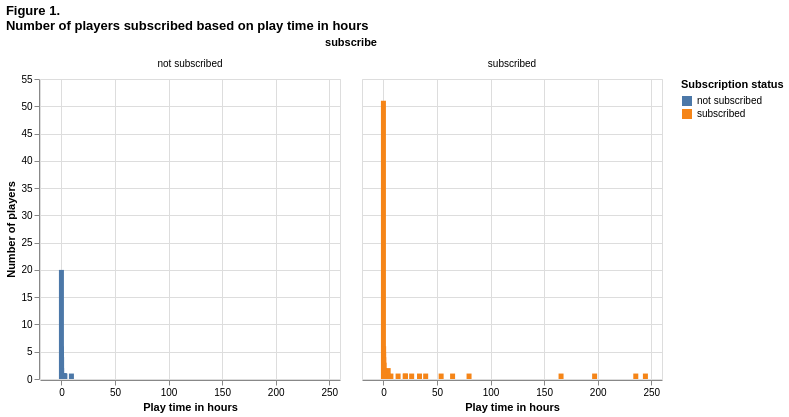

The cell this chart's notebook holds for it:
### Code cell
players_plot = alt.Chart(players_data_tidy).mark_bar().encode(
    x=alt.X("played_hours").title("Play time in hours"),
    y=alt.Y("count()").title("Number of players"),
    color = alt.Color("subscribe").title("Subscription status"),
).facet(
    "subscribe:N",
    columns = 2,
    title = ("Figure 1.", "Number of players subscribed based on play time in hours")
)

players_plot

### Figure 1 — Vega specification as saved in the notebook (floating-point values rounded to 4 significant figures)
{"$schema": "https://vega.github.io/schema/vega/v5.json", "data": [{"name": "source_0", "values": [{"played_hours": 33.65, "subscribe": "subscribed", "__count": 1, "__count_start": 0.0, "__count_end": 1.0}, {"played_hours": 4.25, "subscribe": "subscribed", "__count": 1, "__count_start": 0.0, "__count_end": 1.0}, {"played_hours": 0.08333, "subscribe": "not subscribed", "__count": 6, "__count_start": 0.0, "__count_end": 6.0}, {"played_hours": 0.8333, "subscribe": "subscribed", "__count": 2, "__count_start": 0.0, "__count_end": 2.0}, {"played_hours": 0.15, "subscribe": "subscribed", "__count": 5, "__count_start": 0.0, "__count_end": 5.0}, {"played_hours": 0.0, "subscribe": "subscribed", "__count": 51, "__count_start": 0.0, "__count_end": 51.0}, {"played_hours": 0.2167, "subscribe": "subscribed", "__count": 4, "__count_start": 0.0, "__count_end": 4.0}, {"played_hours": 1.917, "subscribe": "subscribed", "__count": 1, "__count_start": 0.0, "__count_end": 1.0}, {"played_hours": 1.683, "subscribe": "subscribed", "__count": 1, "__count_start": 0.0, "__count_end": 1.0}, {"played_hours": 0.2, "subscribe": "subscribed", "__count": 1, "__count_start": 0.0, "__count_end": 1.0}, {"played_hours": 0.0, "subscribe": "not subscribed", "__count": 20, "__count_start": 0.0, "__count_end": 20.0}, {"played_hours": 53.87, "subscribe": "subscribed", "__count": 1, "__count_start": 0.0, "__count_end": 1.0}, {"played_hours": 0.7167, "subscribe": "subscribed", "__count": 1, "__count_start": 0.0, "__count_end": 1.0}, {"played_hours": 0.7667, "subscribe": "subscribed", "__count": 1, "__count_start": 0.0, "__count_end": 1.0}, {"played_hours": 0.4167, "subscribe": "subscribed", "__count": 1, "__count_start": 0.0, "__count_end": 1.0}, {"played_hours": 0.2, "subscribe": "not subscribed", "__count": 1, "__count_start": 0.0, "__count_end": 1.0}, {"played_hours": 1.233, "subscribe": "subscribed", "__count": 1, "__count_start": 0.0, "__count_end": 1.0}, {"played_hours": 0.7167, "subscribe": "subscribed", "__count": 1, "__count_start": 0.0, "__count_end": 1.0}, {"played_hours": 2.017, "subscribe": "subscribed", "__count": 1, "__count_start": 0.0, "__count_end": 1.0}, {"played_hours": 0.1667, "subscribe": "not subscribed", "__count": 4, "__count_start": 0.0, "__count_end": 4.0}, {"played_hours": 0.1333, "subscribe": "subscribed", "__count": 3, "__count_start": 0.0, "__count_end": 3.0}, {"played_hours": 0.7667, "subscribe": "subscribed", "__count": 1, "__count_start": 0.0, "__count_end": 1.0}, {"played_hours": 0.55, "subscribe": "subscribed", "__count": 3, "__count_start": 0.0, "__count_end": 3.0}, {"played_hours": 1.967, "subscribe": "not subscribed", "__count": 1, "__count_start": 0.0, "__count_end": 1.0}, {"played_hours": 1.0, "subscribe": "subscribed", "__count": 1, "__count_start": 0.0, "__count_end": 1.0}, {"played_hours": 6.967, "subscribe": "subscribed", "__count": 1, "__count_start": 0.0, "__count_end": 1.0}, {"played_hours": 0.1833, "subscribe": "subscribed", "__count": 6, "__count_start": 0.0, "__count_end": 6.0}, {"played_hours": 0.4, "subscribe": "subscribed", "__count": 1, "__count_start": 0.0, "__count_end": 1.0}, {"played_hours": 2.45, "subscribe": "subscribed", "__count": 1, "__count_start": 0.0, "__count_end": 1.0}, {"played_hours": 0.1667, "subscribe": "subscribed", "__count": 2, "__count_start": 0.0, "__count_end": 2.0}, {"played_hours": 13.68, "subscribe": "subscribed", "__count": 1, "__count_start": 0.0, "__count_end": 1.0}, {"played_hours": 0.5833, "subscribe": "subscribed", "__count": 1, "__count_start": 0.0, "__count_end": 1.0}, {"played_hours": 0.6833, "subscribe": "subscribed", "__count": 2, "__count_start": 0.0, "__count_end": 2.0}, {"played_hours": 235.5, "subscribe": "subscribed", "__count": 1, "__count_start": 0.0, "__count_end": 1.0}, {"played_hours": 0.95, "subscribe": "not subscribed", "__count": 1, "__count_start": 0.0, "__count_end": 1.0}, {"played_hours": 0.2667, "subscribe": "subscribed", "__count": 2, "__count_start": 0.0, "__count_end": 2.0}, {"played_hours": 3.217, "subscribe": "subscribed", "__count": 1, "__count_start": 0.0, "__count_end": 1.0}, {"played_hours": 4.433, "subscribe": "subscribed", "__count": 2, "__count_start": 0.0, "__count_end": 2.0}, {"played_hours": 0.35, "subscribe": "subscribed", "__count": 1, "__count_start": 0.0, "__count_end": 1.0}, {"played_hours": 1.767, "subscribe": "subscribed", "__count": 1, "__count_start": 0.0, "__count_end": 1.0}, {"played_hours": 1.167, "subscribe": "subscribed", "__count": 2, "__count_start": 0.0, "__count_end": 2.0}, {"played_hours": 0.1167, "subscribe": "subscribed", "__count": 4, "__count_start": 0.0, "__count_end": 4.0}, {"played_hours": 0.25, "subscribe": "not subscribed", "__count": 1, "__count_start": 0.0, "__count_end": 1.0}, {"played_hours": 20.28, "subscribe": "subscribed", "__count": 1, "__count_start": 0.0, "__count_end": 1.0}, {"played_hours": 0.3333, "subscribe": "subscribed", "__count": 1, "__count_start": 0.0, "__count_end": 1.0}, {"played_hours": 64.55, "subscribe": "subscribed", "__count": 1, "__count_start": 0.0, "__count_end": 1.0}, {"played_hours": 244.5, "subscribe": "subscribed", "__count": 1, "__count_start": 0.0, "__count_end": 1.0}, {"played_hours": 0.6167, "subscribe": "subscribed", "__count": 1, "__count_start": 0.0, "__count_end": 1.0}, {"played_hours": 3.467, "subscribe": "subscribed", "__count": 1, "__count_start": 0.0, "__count_end": 1.0}, {"played_hours": 0.1, "subscribe": "subscribed", "__count": 2, "__count_start": 0.0, "__count_end": 2.0}, {"played_hours": 1.133, "subscribe": "subscribed", "__count": 1, "__count_start": 0.0, "__count_end": 1.0}, {"played_hours": 0.3, "subscribe": "not subscribed", "__count": 1, "__count_start": 0.0, "__count_end": 1.0}, {"played_hours": 165.8, "subscribe": "subscribed", "__count": 1, "__count_start": 0.0, "__count_end": 1.0}, {"played_hours": 1.333, "subscribe": "subscribed", "__count": 1, "__count_start": 0.0, "__count_end": 1.0}, {"played_hours": 0.2333, "subscribe": "subscribed", "__count": 2, "__count_start": 0.0, "__count_end": 2.0}, {"played_hours": 0.8833, "subscribe": "subscribed", "__count": 1, "__count_start": 0.0, "__count_end": 1.0}, {"played_hours": 0.2333, "subscribe": "not subscribed", "__count": 1, "__count_start": 0.0, "__count_end": 1.0}, {"played_hours": 0.5667, "subscribe": "subscribed", "__count": 1, "__count_start": 0.0, "__count_end": 1.0}, {"played_hours": 2.8, "subscribe": "subscribed", "__count": 1, "__count_start": 0.0, "__count_end": 1.0}, {"played_hours": 3.067, "subscribe": "not subscribed", "__count": 1, "__count_start": 0.0, "__count_end": 1.0}, {"played_hours": 0.4333, "subscribe": "subscribed", "__count": 1, "__count_start": 0.0, "__count_end": 1.0}, {"played_hours": 0.1833, "subscribe": "not subscribed", "__count": 2, "__count_start": 0.0, "__count_end": 2.0}, {"played_hours": 9.333, "subscribe": "not subscribed", "__count": 1, "__count_start": 0.0, "__count_end": 1.0}, {"played_hours": 0.08333, "subscribe": "subscribed", "__count": 3, "__count_start": 0.0, "__count_end": 3.0}, {"played_hours": 20.58, "subscribe": "subscribed", "__count": 1, "__count_start": 0.0, "__count_end": 1.0}, {"played_hours": 0.8167, "subscribe": "subscribed", "__count": 1, "__count_start": 0.0, "__count_end": 1.0}, {"played_hours": 79.92, "subscribe": "subscribed", "__count": 1, "__count_start": 0.0, "__count_end": 1.0}, {"played_hours": 1.2, "subscribe": "subscribed", "__count": 1, "__count_start": 0.0, "__count_end": 1.0}, {"played_hours": 0.1, "subscribe": "not subscribed", "__count": 1, "__count_start": 0.0, "__count_end": 1.0}, {"played_hours": 1.1, "subscribe": "subscribed", "__count": 1, "__count_start": 0.0, "__count_end": 1.0}, {"played_hours": 26.35, "subscribe": "subscribed", "__count": 1, "__count_start": 0.0, "__count_end": 1.0}, {"played_hours": 0.1167, "subscribe": "not subscribed", "__count": 1, "__count_start": 0.0, "__count_end": 1.0}, {"played_hours": 0.3, "subscribe": "subscribed", "__count": 1, "__count_start": 0.0, "__count_end": 1.0}, {"played_hours": 1.433, "subscribe": "subscribed", "__count": 1, "__count_start": 0.0, "__count_end": 1.0}, {"played_hours": 197.1, "subscribe": "subscribed", "__count": 1, "__count_start": 0.0, "__count_end": 1.0}, {"played_hours": 0.5333, "subscribe": "subscribed", "__count": 1, "__count_start": 0.0, "__count_end": 1.0}, {"played_hours": 1.2, "subscribe": "not subscribed", "__count": 1, "__count_start": 0.0, "__count_end": 1.0}, {"played_hours": 0.9833, "subscribe": "not subscribed", "__count": 1, "__count_start": 0.0, "__count_end": 1.0}, {"played_hours": 0.5, "subscribe": "not subscribed", "__count": 1, "__count_start": 0.0, "__count_end": 1.0}, {"played_hours": 1.933, "subscribe": "not subscribed", "__count": 1, "__count_start": 0.0, "__count_end": 1.0}, {"played_hours": 2.967, "subscribe": "not subscribed", "__count": 1, "__count_start": 0.0, "__count_end": 1.0}, {"played_hours": 2.267, "subscribe": "not subscribed", "__count": 1, "__count_start": 0.0, "__count_end": 1.0}, {"played_hours": 0.9167, "subscribe": "subscribed", "__count": 1, "__count_start": 0.0, "__count_end": 1.0}, {"played_hours": 0.3167, "subscribe": "not subscribed", "__count": 1, "__count_start": 0.0, "__count_end": 1.0}, {"played_hours": 39.43, "subscribe": "subscribed", "__count": 1, "__count_start": 0.0, "__count_end": 1.0}, {"played_hours": 1.833, "subscribe": "not subscribed", "__count": 1, "__count_start": 0.0, "__count_end": 1.0}, {"played_hours": 0.35, "subscribe": "not subscribed", "__count": 1, "__count_start": 0.0, "__count_end": 1.0}, {"played_hours": 2.983, "subscribe": "not subscribed", "__count": 1, "__count_start": 0.0, "__count_end": 1.0}, {"played_hours": 0.25, "subscribe": "subscribed", "__count": 1, "__count_start": 0.0, "__count_end": 1.0}]}, {"name": "facet_domain", "values": [{"subscribe": "subscribed", "count": 65}, {"subscribe": "not subscribed", "count": 24}]}, {"name": "facet_domain_row", "values": [{"data": 0.0}]}, {"name": "facet_domain_column", "transform": [{"type": "sequence", "start": 0.0, "stop": {"signal": "min(length(data(\"facet_domain\")), 2)"}}]}, {"name": "source_0_x_domain_played_hours", "values": [{"min": 0.0, "max": 244.5}]}, {"name": "source_0_color_domain_subscribe", "values": [{"subscribe": "subscribed"}, {"subscribe": "not subscribed"}]}], "signals": [{"name": "child_width", "value": 300}, {"name": "child_height", "value": 300}], "marks": [{"type": "group", "name": "facet-title", "title": {"text": "subscribe", "offset": 10, "style": "guide-title"}, "role": "column-title"}, {"type": "group", "name": "row_header", "from": {"data": "facet_domain_row"}, "encode": {"update": {"height": {"signal": "child_height"}}}, "axes": [{"scale": "y", "title": "Number of players", "orient": "left", "grid": false, "labelOverlap": true, "tickCount": {"signal": "ceil(child_height/40)"}, "zindex": 0}], "role": "row-header"}, {"type": "group", "name": "column_footer", "from": {"data": "facet_domain_column"}, "encode": {"update": {"width": {"signal": "child_width"}}}, "axes": [{"scale": "x", "orient": "bottom", "title": "Play time in hours", "labelFlush": true, "tickCount": {"signal": "ceil(child_width/40)"}, "zindex": 0, "labelOverlap": true, "grid": false}], "role": "column-footer"}, {"type": "group", "name": "cell", "from": {"facet": {"data": "source_0", "name": "facet", "groupby": ["subscribe"]}}, "sort": {"field": ["datum[\"subscribe\"]"], "order": ["ascending"]}, "encode": {"update": {"height": {"signal": "child_height"}, "width": {"signal": "child_width"}}}, "marks": [{"type": "rect", "name": "child_marks", "from": {"data": "facet"}, "encode": {"update": {"fill": {"field": "subscribe", "scale": "color"}, "y2": {"field": "__count_start", "scale": "y"}, "y": {"field": "__count_end", "scale": "y"}, "xc": {"field": "played_hours", "scale": "x"}, "width": {"value": 5}}}, "style": ["bar"]}], "axes": [{"scale": "x", "minExtent": 0, "grid": true, "maxExtent": 0, "tickCount": {"signal": "ceil(child_width/40)"}, "orient": "bottom", "zindex": 0, "labels": false, "aria": false, "ticks": false, "domain": false, "gridScale": "y"}, {"scale": "y", "zindex": 0, "orient": "left", "domain": false, "ticks": false, "gridScale": "x", "minExtent": 0, "aria": false, "maxExtent": 0, "grid": true, "labels": false, "tickCount": {"signal": "ceil(child_height/40)"}}], "title": {"text": {"signal": "isValid(parent[\"subscribe\"]) ? parent[\"subscribe\"] : \"\"+parent[\"subscribe\"]"}, "offset": 10, "style": "guide-label", "frame": "group"}, "style": "cell"}], "scales": [{"name": "x", "type": "linear", "domain": [{"signal": "(data(\"source_0_x_domain_played_hours\")[0] || {}).min"}, {"signal": "(data(\"source_0_x_domain_played_hours\")[0] || {}).max"}], "range": [0, {"signal": "child_width"}], "zero": false, "padding": 5, "nice": true}, {"name": "y", "type": "linear", "domain": {"data": "source_0", "fields": ["__count_start", "__count_end"]}, "range": [{"signal": "child_height"}, 0], "nice": true, "zero": true}, {"name": "color", "type": "ordinal", "domain": {"data": "source_0_color_domain_subscribe", "field": "subscribe", "sort": true}, "range": "category"}], "title": {"text": ["Figure 1.", "Number of players subscribed based on play time in hours"], "anchor": "start"}, "background": "white", "layout": {"padding": 20, "bounds": "full", "align": "all", "columns": 2}, "padding": 5, "legends": [{"title": "Subscription status", "fill": "color", "symbolType": "square"}]}
